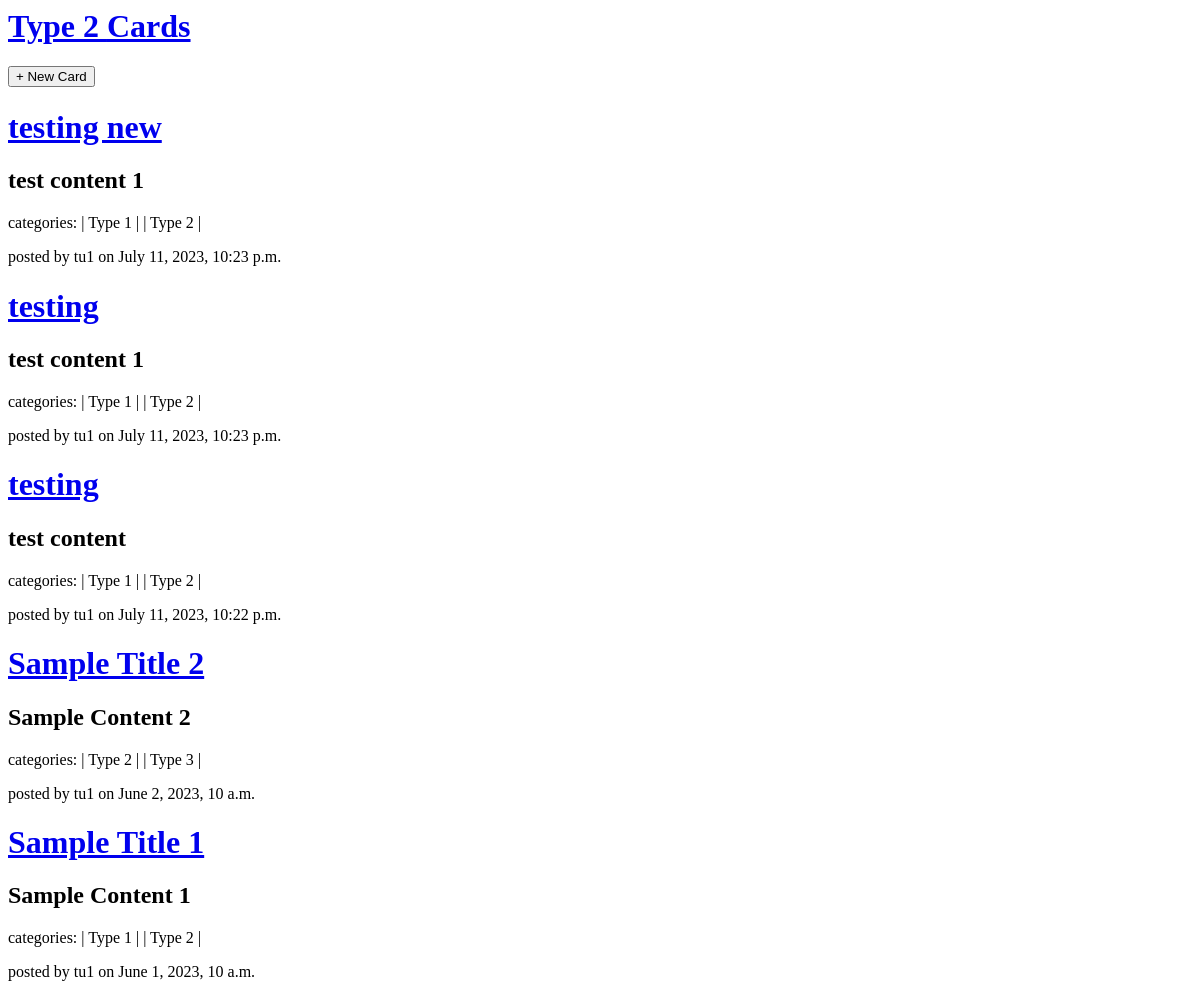
The page /2/ on the database as committed earlier.
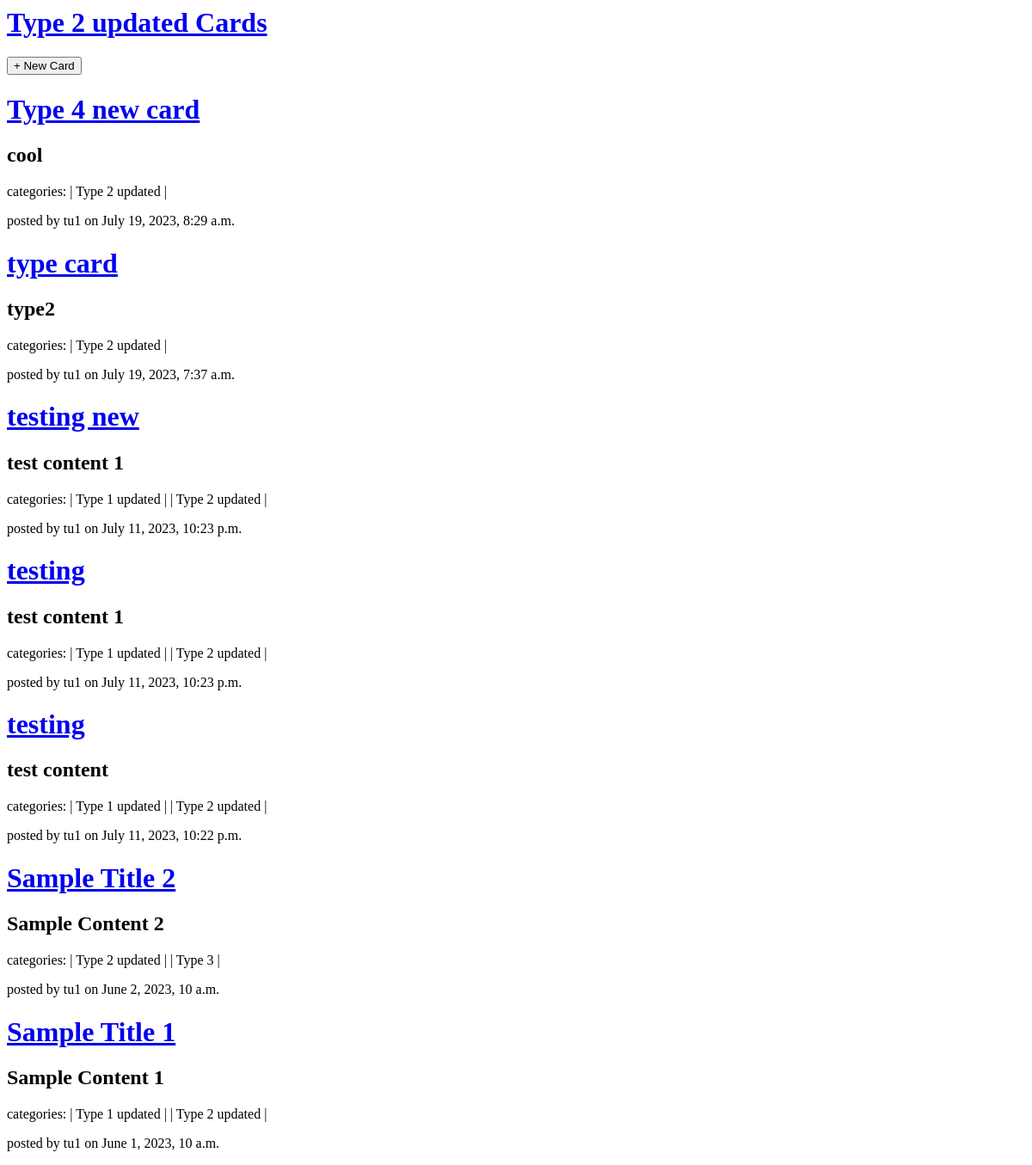
The same page on the database as committed later.
### card/models.py (models this page shows, shortened)
class CardType(models.Model):
    category = models.TextField(max_length=100)
    color = models.CharField(max_length=10)

class CardTitle(models.Model):
    title = models.TextField(max_length=500)
    content = models.TextField(max_length=2000)
    date_created = models.DateTimeField(default=timezone.now)
    author = models.ForeignKey(User, on_delete=models.CASCADE)
    categories = models.ManyToManyField(CardType)
    def get_absolute_url(self):
        return reverse('card-detail', kwargs={'pk':self.pk})

### card/views.py (the view)
# urls.py: path("<int:pk>/", TypeDetailView.as_view(), name="card-typedetail"),
class TypeDetailView(DetailView):
    model = CardType
    template_name = 'card/typedetail.html'
    context_object_name = 'type'
    def get_context_data(self, **kwargs):
        context = super().get_context_data(**kwargs)
        type_object = self.get_object()
        cards = CardTitle.objects.filter(categories=type_object).order_by('-date_created')
        context['cards'] = cards
        return context

### card/templates/card/typedetail.html (shortened to what this page needs)
{% extends 'base.html' %}
{% block header %}
    <a href="{% url 'type-update' type.pk %}">{{ type.category }} Cards</a>
{% endblock %}
{% block content %}
    <a href="{% url 'card-new' %}">
        <button>+ New Card</button>
    </a>
    {% for card in cards %}
        <h1><a href="{{ card.get_absolute_url }}">{{ card.title }}</a></h1>
        <h2>{{card.content}}</h2>
        <p>categories:
            {% for category in card.categories.all %}
                | {{ category.category }} |
            {% endfor %}
        </p>
        <p>posted by {{card.author}} on {{card.date_created}}</p>
    {%endfor%}
{% endblock %}

### card/templates/base.html (shortened to what this page needs)
<html>
    <head>
    </head>
    <body>
        <h1>
            {% block header %}
            {% endblock %}
        </h1>
        <div>
            {% block content %}
            {% endblock %}
        </div>
    </body>
</html>

Rows that differ between the two databases and show on the page:
changed CardType: category "Type 2" → "Type 2 updated"
added CardTitle: title "Type 4 new card", content "cool", author "tu1", date_created "July 19, 2023, 8:29 a.m.", CardType (category "Type 2 updated")
added CardTitle: title "type card", content "type2", author "tu1", date_created "July 19, 2023, 7:37 a.m.", CardType (category "Type 2 updated")
changed CardType: category "Type 1" → "Type 1 updated"
